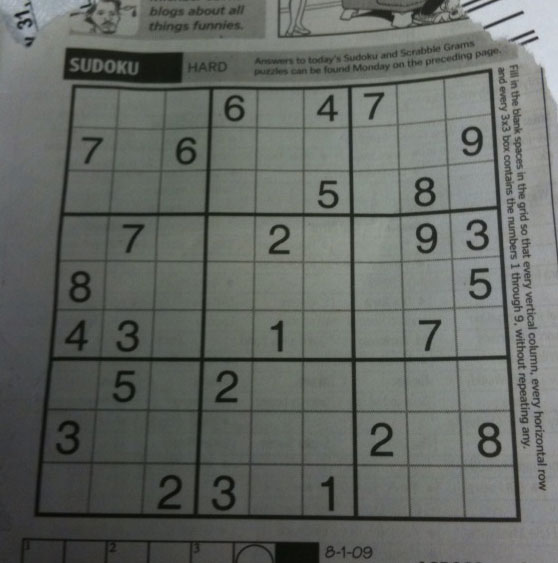
#> input picture images/image3.png, 558 x 563 px
$ python task.py
#> lines starting #> are read from the running program, lines starting #| are printed output that depends on the picture
from pathlib import Path

import cv2
import matplotlib
import numpy as np

matplotlib.use("Agg")
import matplotlib.pyplot as plt


IMAGE_DIR = Path(__file__).resolve().parents[3] / "images"
OUTPUT_DIR = Path(__file__).resolve().parent


def main():
    image_path = IMAGE_DIR / "image3.png"
    source = cv2.imread(str(image_path), cv2.IMREAD_COLOR)
#> source is the input picture: shape (563, 558, 3); mean B, G, R 99.5, 104.1, 100
    if source is None:
        raise FileNotFoundError(f"Could not load input image: {image_path}")
    height, width = source.shape[:2]
#> height = 563; width = 558
    transform = cv2.getRotationMatrix2D((width / 2, height / 2), 15, 1.0)
    transform[:, 2] += (20, -10)
    target = cv2.warpAffine(source, transform, (width, height))
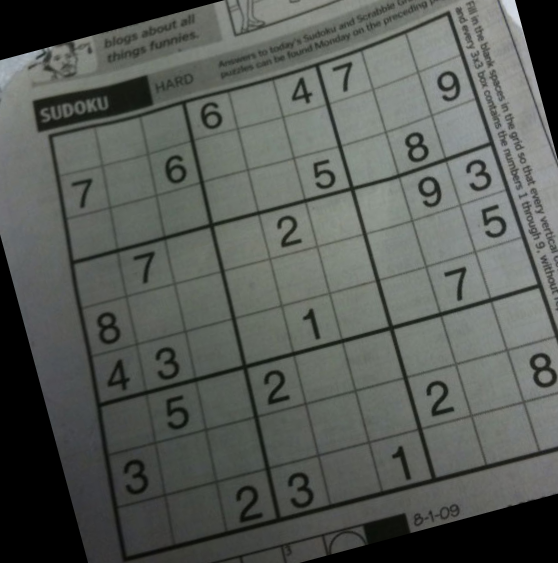
#> target: shape (563, 558, 3); mean B, G, R 86.7, 91.2, 87.3
    source_gray = cv2.cvtColor(source, cv2.COLOR_BGR2GRAY)
    target_gray = cv2.cvtColor(target, cv2.COLOR_BGR2GRAY)

    sift = cv2.SIFT_create()
    source_keypoints, source_descriptors = sift.detectAndCompute(source_gray, None)
#> source_keypoints = 1725 keypoints; strongest (x, y, size): (536, 38, 2.6), (532, 32, 2.7), (521, 13, 2.7), (18, 15, 3.5)
    target_keypoints, target_descriptors = sift.detectAndCompute(target_gray, None)
#> target_keypoints = 1504 keypoints; strongest (x, y, size): (468, 170, 3.7), (540, 362, 5.6), (414, 141, 4.8), (447, 81, 6)
    if source_descriptors is None or target_descriptors is None:
        raise RuntimeError("SIFT could not find descriptors in both images.")
    matcher = cv2.FlannBasedMatcher(
        dict(algorithm=1, trees=5), dict(checks=50)
    )
    pairs = matcher.knnMatch(source_descriptors, target_descriptors, k=2)
#> pairs = 1725 matches
    good_matches = [
        pair[0]
        for pair in pairs
        if len(pair) == 2 and pair[0].distance < 0.7 * pair[1].distance
    ]
#> good_matches = 750 matches
    if len(good_matches) < 4:
        raise RuntimeError(
            f"At least four matches are required for image alignment; found {len(good_matches)}."
        )

    source_points = np.float32(
        [source_keypoints[match.queryIdx].pt for match in good_matches]
    ).reshape(-1, 1, 2)
#> source_points = 750 rows, first 8: [37.61, 513.6], [51.93, 358.7], [54.86, 363], [55.67, 354.5], [58.41, 446.4], [60.65, 428], [60.65, 428], [62.75, 213.9]
    target_points = np.float32(
        [target_keypoints[match.trainIdx].pt for match in good_matches]
    ).reshape(-1, 1, 2)
#> target_points = 750 rows, first 8: [447.9, 14.03], [72.53, 262.2], [103.7, 408.4], [75.89, 256.5], [128.7, 488.2], [126, 469.6], [126, 469.6], [72.53, 262.2]
    homography, mask = cv2.findHomography(
        source_points, target_points, cv2.RANSAC, 5.0
    )
#> homography = [[0.966, 0.259, -43.42], [-0.259, 0.966, 71.89], [-1.66e-07, 2.57e-07, 1]]; mask = 750 values, max 1 at index 2, min 0 at index 0, mean 0.933
    if homography is None or mask is None:
        raise RuntimeError("RANSAC could not estimate the image-alignment homography.")
    aligned = cv2.warpPerspective(source, homography, (width, height))

    figure, axes = plt.subplots(1, 3, figsize=(15, 5))
    for axis, image, title in zip(
        axes,
        (source, target, aligned),
        ("Source image", "Target image", f"Aligned source ({int(mask.sum())} inliers)"),
    ):
        axis.imshow(cv2.cvtColor(image, cv2.COLOR_BGR2RGB))
        axis.set_title(title)
        axis.axis("off")
#> this loop made 3 passes
#> title on passes 1 to 3: 'Source image', 'Target image', 'Aligned source (700 inliers)'
    figure.tight_layout()
    output_path = OUTPUT_DIR / "task7_manual_aligned.jpg"
    figure.savefig(output_path, dpi=150, bbox_inches="tight")
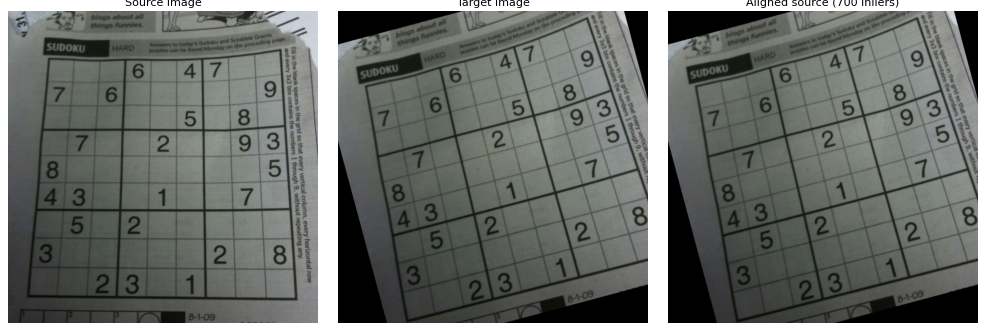
#> figure drawn by matplotlib, 3 panels
    plt.close(figure)
    print(f"RANSAC inliers: {int(mask.sum())}")
#| RANSAC inliers: 700
    print(f"Saved aligned image comparison to {output_path}")


if __name__ == "__main__":
    main()

$ run again, with images/building.jpg saved as images/image3.png
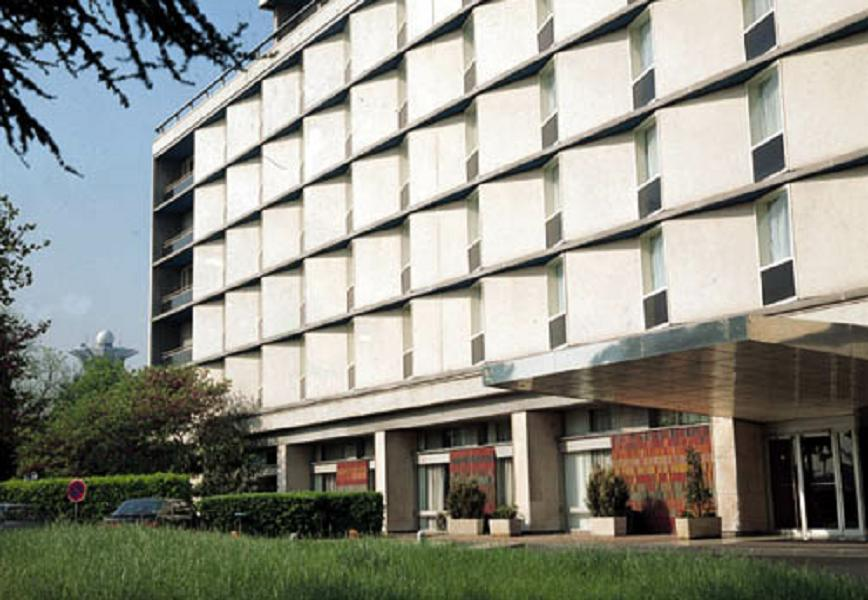
#> input picture images/building.jpg, 868 x 600 px
#> in main, source is the input picture: shape (600, 868, 3); mean B, G, R 133.7, 143.6, 142.9
#> in main, `target_gray = cv2.cvtColor(target, cv2.COLOR_BGR2GRAY)`:
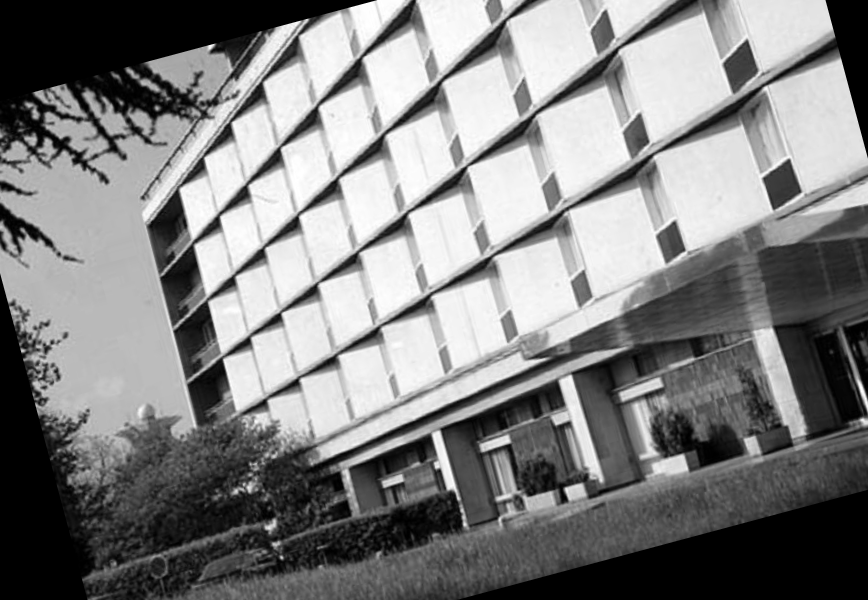
#> target_gray: shape (600, 868); min 0, max 255, mean 128.8
#> source_keypoints = 4566 keypoints; strongest (x, y, size): (219, 176, 10.5), (254, 154, 11.5), (294, 197, 11.8), (294, 128, 12.2)
#> target_keypoints = 3812 keypoints; strongest (x, y, size): (210, 47, 3.6), (214, 226, 10.5), (242, 196, 11.5), (293, 226, 11.8)
#> pairs = 4566 matches
#> good_matches = 2802 matches
#> source_points = 2802 rows, first 8: [4.02, 321.2], [4.74, 332.6], [4.82, 359.3], [5.44, 249.4], [5.63, 318.8], [5.63, 318.8], [6.33, 226.2], [6.61, 323.8]
#> target_points = 2802 rows, first 8: [43.77, 422], [47.71, 432.7], [54.81, 458.5], [26.91, 352.2], [45.17, 419], [45.17, 419], [21.85, 329.3], [47.23, 423.7]
#> homography = [[0.966, 0.259, -42.94], [-0.259, 0.966, 112.6], [2.81e-08, 7.67e-08, 1]]; mask = 2802 values, max 1 at index 0, min 0 at index 68, mean 0.97
#> the loop in main, `for axis, image, title in zip( axes, (source, target, aligned), ("Sour..` made 3 passes
#> title on passes 1 to 3: 'Source image', 'Target image', 'Aligned source (2719 inliers)'
#> in main, `figure.savefig(output_path, dpi=150, bbox_inches="tight")`:
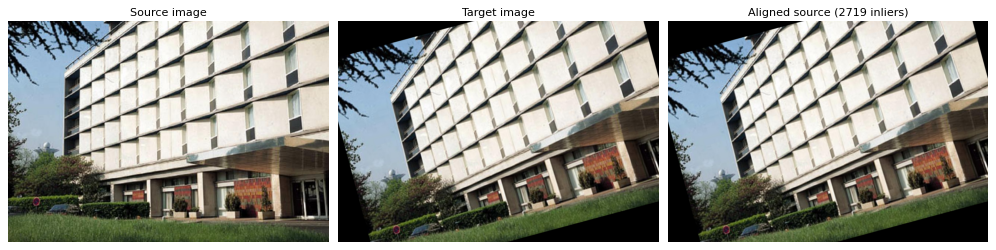
#> figure drawn by matplotlib, 3 panels
#| RANSAC inliers: 2719
